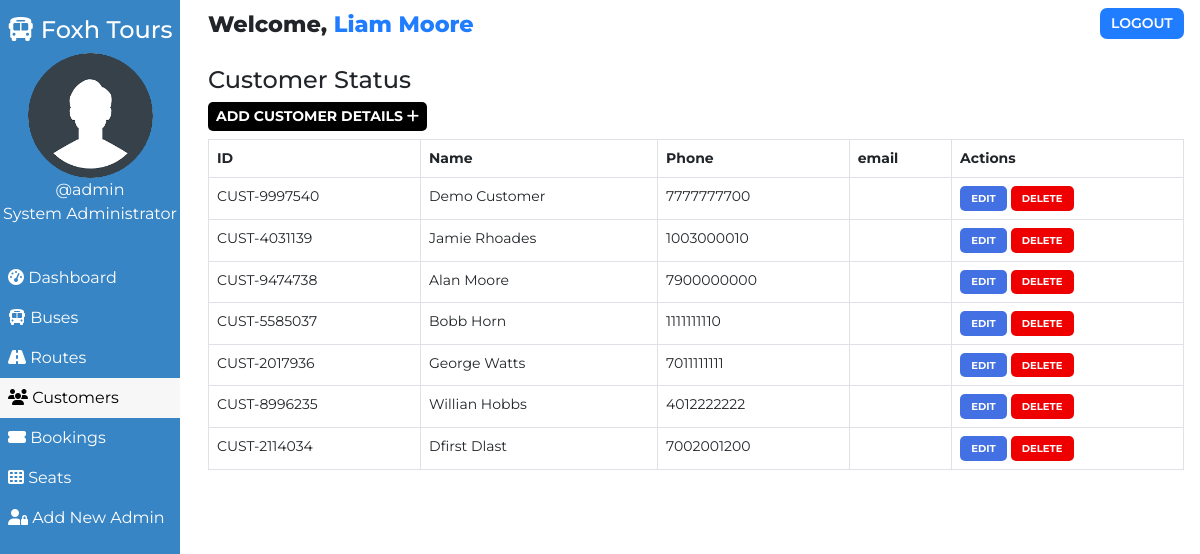
Page /admin/customer.php (signed in) on the committed database.
### tables this page shows
CREATE TABLE `users` (
  `user_id` int(11) NOT NULL,
  `user_fullname` varchar(100) NOT NULL,
  `user_name` varchar(30) NOT NULL,
  `user_password` varchar(255) NOT NULL,
  `user_created` datetime NOT NULL DEFAULT CURRENT_TIMESTAMP
);

CREATE TABLE `customers` (
  `id` int(100) NOT NULL,
  `customer_id` varchar(255) NOT NULL,
  `customer_name` varchar(30) NOT NULL,
  `customer_phone` varchar(10) NOT NULL,
  `customer_created` datetime NOT NULL DEFAULT CURRENT_TIMESTAMP
);

### admin/customer.php (the view, shortened to what this page needs)
<!DOCTYPE html>
<html lang="en">
<head>
    <link href="https://cdn.jsdelivr.net/npm/bootstrap@5.0.1/dist/css/bootstrap.min.css" rel="stylesheet">
    <?php
        $page="customer";
    ?>
</head>
<body>
    <?php require '../assets/partials/_admin-header.php';?>
        <?php
            $resultSql = "SELECT * FROM `customers` ORDER BY customer_created DESC";
            $resultSqlResult = mysqli_query($conn, $resultSql);
            if(!mysqli_num_rows($resultSqlResult)){ ?>
                <div class="container mt-4">
                    <div id="noCustomers" class="alert alert-dark " role="alert">
                        <h1 class="alert-heading">No Customers Found!!</h1>
                        <p class="fw-light">Be the first person to add one!</p>
                        <hr>
                        <div id="addCustomerAlert" class="alert alert-success" role="alert">
                                Click on <button id="add-button" class="button btn-sm"type="button"data-bs-toggle="modal" data-bs-target="#addModal">ADD <i class="fas fa-plus"></i></button> to add a customer!
                        </div>
                    </div>
                </div>
            <?php }
            else { ?>
            <section id="customer">
                <div id="head">
                    <h4>Customer Status</h4>
                </div>
                <div id="customer-results">
                    <div>
                        <button id="add-button" class="button btn-sm"type="button"data-bs-toggle="modal" data-bs-target="#addModal">Add Customer Details <i class="fas fa-plus"></i></button>
                    </div>
                    <table class="table table-hover table-bordered">
                        <thead>
                            <th>ID</th>
                            <th>Name</th>
                            <th>Phone</th>
                            <th>email</th>
                            <th>Actions</th>
                        </thead>
                        <?php
                            while($row = mysqli_fetch_assoc($resultSqlResult))
                            {
                                $id = $row["id"];
                                $customer_id = $row["customer_id"];
                                $customer_name = $row["customer_name"];
                                $customer_phone = $row["customer_phone"];
                                $customer_email = $row["email"];
                        ?>
                        <tr>
                            <td>
                                <?php
                                    echo $customer_id;
                                ?>
                            </td>
                            <td>
                                <?php
                                    echo $customer_name;
                                ?>
                            </td>
                            <td>
                                <?php
                                    echo $customer_phone;
                                ?>
                            </td>
                            <td>
                            </td>
                            <td>
                            <button class="button edit-button " data-link="<?php echo $_SERVER['REQUEST_URI']; ?>" data-id="<?php
                                                echo $customer_id;?>" data-name="<?php
                                                echo $customer_name;?>" data-phone="<?php
                                                echo $customer_phone;?>" data-email="<?php
                                                echo $customer_email;?>"
                                                >Edit</button>
                                            <button class="button delete-button" data-bs-toggle="modal" data-bs-target="#deleteModal" data-id="<?php
                                                echo $id;?>">Delete</button>
                            </td>
                        </tr>
                    <?php
                        }
                    ?>
                    </table>
                </div>
            </section>
            <?php } ?>
        </div>
    </main>
</body>
</html>

### assets/partials/_admin-header.php (shortened to what this page needs)
<?php
    $conn = db_connect();
    $user_id = $_SESSION['user_id'];
    $sql = "SELECT * FROM users WHERE user_id = $user_id";
    $result = mysqli_query($conn, $sql);
    if($row = mysqli_fetch_assoc($result))
    {
        $user_fullname = $row["user_fullname"];
        $user_name = $row["user_name"];
    }
?>
    <main id="container">
        <div id="sidebar">
            <h4><i class="fas fa-bus"></i> Foxh Tours</h4>
            <div>
                <img class="adminDp" src="../assets/img/userav-min.png" height="125px" alt="Admin Profile Pic">
                <p>
                    <?php  echo '@'.$user_name;  ?>
                </p>
                <p>System Administrator</p>
            </div>
            <ul id="options">
                <li class="option <?php if($page=='dashboard'){ echo 'active';}?>">
                    <a href="./dashboard.php">
                    <i class="fas fa-tachometer-alt"></i> Dashboard
                    </a>
                </li>
                <li class="option <?php if($page=='bus'){ echo 'active';}?>">
                    <a href="./bus.php">
                    <i class="fas fa-bus"></i> Buses
                    </a>
                </li>
                <li class="option <?php if($page=='route'){ echo 'active';}?>">
                    <a href="./route.php">
                    <i class="fas fa-road"></i> Routes
                    </a>
                </li>
                <li class="option <?php if($page=='customer'){ echo 'active';}?>">
                    <a href="./customer.php">
                    <i class="fas fa-users"></i> Customers
                    </a>
                </li>
                <li class="option <?php if($page=='booking'){ echo 'active';}?>">
                    <a href="./booking.php">
                    <i class="fas fa-ticket-alt"></i> Bookings
                    </a>
                </li>
                <li class="option <?php if($page=='seat'){ echo 'active';}?>">
                    <a href="./seat.php">
                    <i class="fas fa-th"></i> Seats
                    </a>
                </li>
                <li class="option <?php if($page=='signup'){ echo 'active';}?>">
                    <a href="./signup.php">
                    <i class="fas fa-user-lock"></i> Add New Admin
                    </a>
                </li>
            </ul>
        </div>
        <div id="main-content">
            <section id="welcome">
                <ul>
                    <li class="welcome-item">Welcome,
                        <span id="USER">
                            <?php
                                echo $user_fullname;
                            ?>
                        </span>
                    </li>
                    <li class="welcome-item">
                        <button id="logout" class="btn-sm">
                            <a href="../assets/partials/_logout.php">LOGOUT</a>
                        </button>
                    </li>
                </ul>
            </section>

### assets/styles/admin.php (style rules this page uses)
body { margin: 0; box-sizing: border-box; font-family: 'Montserrat', sans-serif; background-color: white; }
html { scroll-behavior: smooth; }
*, *::after, *::before { box-sizing: inherit; }
#USER { color: #207DFF; }
.adminDp { border-radius: 50%; }
#welcome { background-color: white; }
#welcome ul { display: flex; justify-content: space-between; list-style-type: none; padding: 0; margin: 0; }
#welcome li { margin: 0 1rem; padding: 0.5rem 0; }
#welcome li:first-child { font-weight: 800; font-size: 1.4rem; }
#logout { padding: 0.3rem 0.7rem; background-color: #207DFF; font-weight: 600; outline: none; border: none; border-radius: 7px; }
#logout a { color: white; text-decoration: none; }
@media only screen and (min-width:1000px) { #sidebar { text-align: center; background-color: #3885c5; color: white; width: 15%; position: fixed; top: 0%; padding-top: 1rem; z-index: 2; height: 100vh; } }
@media only screen and (min-width:1000px) { #sidebar p { margin: 0; } }
@media only screen and (min-width:1000px) { #sidebar ul { margin-top: 2rem; } }
@media only screen and (min-width:1000px) { #options { list-style-type: none; text-align: left; padding-left: 0; } }
@media only screen and (min-width:1000px) { .option a { display: block; padding: 0.5rem; text-decoration: none; color: inherit; } }
@media only screen and (min-width:1000px) { .active { background-color:#f7f7f7; color:black; } }
@media only screen and (min-width:1000px) { #main-content { margin-left: 16%; } }

### assets/styles/admin-options.php (style rules this page uses)
* { font-family: Montserrat; }
#booking #head, #customer #head, #route #head, #seat #head, #bus #head { padding-top: 1rem; }
#booking, #customer, #route, #bus, #seat { padding: 0 1rem; }
#booking-results > div, #customer-results > div, #route-results > div, #bus-results > div { margin-bottom: 0.5rem; }
#booking-results button, #customer-results button, #route button, #bus-results button { border-radius: 5px; }
.button { border: none; font-weight: bold; text-transform: uppercase; }
#add-button { background-color: black; color: white; }
table { font-size: 14px; }
#bus .edit-button, #bus .delete-button, #route .edit-button, #route .delete-button, #customer .edit-button, #customer .delete-button { padding: 0.3rem 0.7rem; }
table th,td { padding-left: 0.3rem; }
table button { color: white; }
.edit-button { background-color: #4370E2; }
.delete-button { background-color: #EF0000; }
.edit-button, .delete-button { font-size: 10px }

### rows in the picture
users: user_name "admin", user_fullname "Liam Moore"
customers: customer "CUST-9997540", customer_name "Demo Customer", customer_phone "7777777700"
customers: customer "CUST-4031139", customer_name "Jamie Rhoades", customer_phone "1003000010"
customers: customer "CUST-9474738", customer_name "Alan Moore", customer_phone "7900000000"
customers: customer "CUST-5585037", customer_name "Bobb Horn", customer_phone "1111111110"
customers: customer "CUST-2017936", customer_name "George Watts", customer_phone "7011111111"
customers: customer "CUST-8996235", customer_name "Willian Hobbs", customer_phone "4012222222"
customers: customer "CUST-2114034", customer_name "Dfirst Dlast", customer_phone "7002001200"
